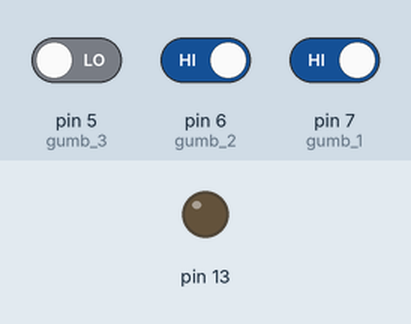
Simulated run of this sketch. Board: Arduino Uno, built with avr-gcc and run on an emulated ATmega328P. Shown: output pins drawn as LEDs (lit = HIGH). The inputs (shaded band) are chosen by the test bench; at power-on: pin 5 (gumb_3) LOW, pin 6 (gumb_2) HIGH, pin 7 (gumb_1) HIGH.

Above: at 1.2 s.
1.3 s: pin 5 (gumb_3) driven HIGH and pin 6 (gumb_2) driven LOW and pin 7 (gumb_1) driven LOW
At 1.9 s:
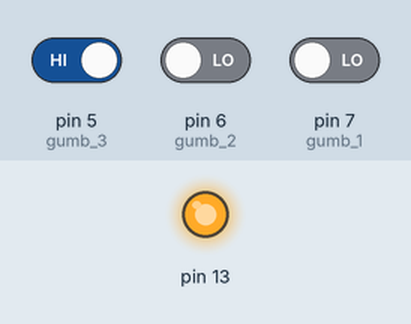
Timing chart, 0 to 4.3 s (numbered marks = the images above; inputs shaded):
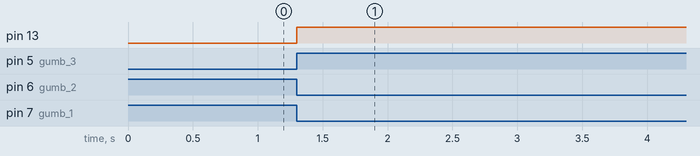

Measured:
- after the input at 1.3 s, pin 13: LOW → HIGH at once

The sketch:

UPN_v1.ino
```cpp
#define gumb_1 7
#define gumb_2 6
#define gumb_3 5

bool st1;
bool st2;
bool st3;

void setup() {
  pinMode(gumb_1, INPUT_PULLUP);
  pinMode(gumb_2, INPUT_PULLUP);
  pinMode(13, OUTPUT);

}

void loop() {
  st1 = digitalRead(gumb_1);
  st2 = digitalRead(gumb_2);
  st3 = digitalRead(gumb_3);

  if(st1==LOW && st2==LOW && st3==HIGH){
    digitalWrite(13,HIGH);
  }
}
```
